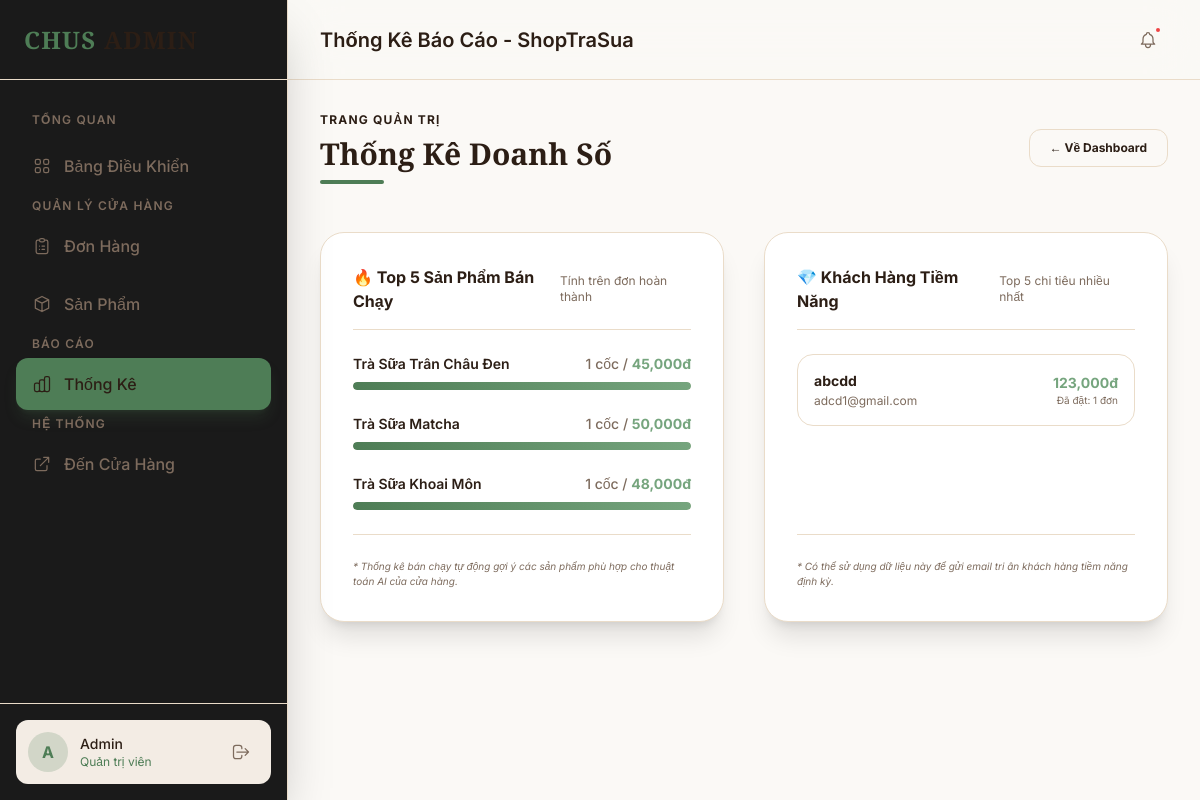
Screenshot of /admin/index.php?action=stats (signed in) with the database file from the repository.
### tables this page shows
CREATE TABLE `products` (
  `id` int(11) NOT NULL AUTO_INCREMENT,
  `category_id` int(11) NOT NULL,
  `name` varchar(200) NOT NULL,
  `slug` varchar(200) NOT NULL,
  `description` text DEFAULT NULL,
  `price` int(11) NOT NULL DEFAULT 0,
  `price_large` int(11) NOT NULL DEFAULT 0,
  `image` varchar(255) DEFAULT NULL,
  `stock_quantity` int(11) NOT NULL DEFAULT 100,
  `is_featured` tinyint(1) DEFAULT 0,
  `is_new` tinyint(1) DEFAULT 0,
  `created_at` timestamp NOT NULL DEFAULT current_timestamp(),
  PRIMARY KEY (`id`),
  KEY `category_id` (`category_id`),
  CONSTRAINT `products_ibfk_1` FOREIGN KEY (`category_id`) REFERENCES `categories` (`id`) ON DELETE CASCADE
);

CREATE TABLE `users` (
  `id` int(11) NOT NULL AUTO_INCREMENT,
  `name` varchar(100) NOT NULL,
  `email` varchar(100) NOT NULL,
  `password` varchar(255) NOT NULL,
  `phone` varchar(20) DEFAULT NULL,
  `role` varchar(20) DEFAULT 'user',
  `created_at` timestamp NOT NULL DEFAULT current_timestamp(),
  `points` int(11) DEFAULT 0,
  PRIMARY KEY (`id`),
  UNIQUE KEY `email` (`email`)
);

### admin/controllers/AdminController.php (called while the page is built, shortened)
<?php
class AdminController
{
    public function stats()
    {
        $orderModel = new Order();
        $bestSellers = $orderModel->getBestSellers(5);
        $topCustomers = $orderModel->getTopCustomers(5);
        require_once ROOT_PATH . 'admin/views/layouts/admin_header.php';
        require_once ROOT_PATH . 'admin/views/admin/stats.php';
        require_once ROOT_PATH . 'admin/views/layouts/admin_footer.php';
    }
}

### models/Database.php (called while the page is built, shortened)
<?php
class Database
{
    private static $instance = null;
    public static function getInstance()
    {
        if (self::$instance === null) {
            $config = require ROOT_PATH . 'config/database.php';
            $dsn = sprintf(
                'mysql:host=%s;dbname=%s;charset=%s',
                $config['host'],
                $config['dbname'],
                $config['charset']
            );
            try {
                self::$instance = new PDO(
                    $dsn,
                    $config['username'],
                    $config['password'],
                    $config['options']
                );
            } catch (PDOException $e) {
                die('Lỗi kết nối cơ sở dữ liệu: ' . $e->getMessage());
            }
        }
        return self::$instance;
    }
}

### models/Order.php (called while the page is built, shortened)
<?php
class Order
{
    private $db;
    public function __construct()
    {
        $this->db = Database::getInstance();
    }
    public function getBestSellers($limit = 5)
    {
        $sql = 'SELECT p.id, p.name, SUM(oi.quantity) AS total_sold, SUM(oi.quantity * oi.price) AS total_revenue
                FROM order_items oi
                JOIN products p ON oi.product_id = p.id
                JOIN orders o ON oi.order_id = o.id
                WHERE o.status = "completed"
                GROUP BY oi.product_id
                ORDER BY total_sold DESC
                LIMIT :limit';
        $stmt = $this->db->prepare($sql);
        $stmt->bindValue(':limit', (int)$limit, PDO::PARAM_INT);
        $stmt->execute();
        return $stmt->fetchAll();
    }
    public function getTopCustomers($limit = 5)
    {
        $sql = 'SELECT u.id, u.name, u.email, COUNT(o.id) AS total_orders, SUM(o.total_money) AS total_spent
                FROM orders o
                JOIN users u ON o.user_id = u.id
                WHERE o.status = "completed"
                GROUP BY o.user_id
                ORDER BY total_spent DESC
                LIMIT :limit';
        $stmt = $this->db->prepare($sql);
        $stmt->bindValue(':limit', (int)$limit, PDO::PARAM_INT);
        $stmt->execute();
        return $stmt->fetchAll();
    }
}

### admin/views/admin/stats.php (the view)
<div class="max-w-7xl mx-auto w-full">
    <div class="flex flex-col sm:flex-row sm:items-center sm:justify-between mb-12 gap-4 animate-fade-in-up">
        <div class="space-y-2">
            <h1 class="text-xs font-bold tracking-widest text-primary uppercase">Trang quản trị</h1>
            <p class="text-3xl font-playfair font-bold text-white">Thống Kê Doanh Số</p>
            <div class="w-16 h-1 bg-primary rounded-full"></div>
        </div>
        <a href="<?php echo $adminUrl; ?>action=index"
           class="px-5 py-2.5 border border-white/20 hover:border-white/50 text-white text-xs font-bold rounded-xl hover:bg-white/5 transition-all duration-300">
            ← Về Dashboard
        </a>
    </div>
    <div class="grid grid-cols-1 lg:grid-cols-2 gap-10 items-stretch">
        <div class="bg-card border border-white/5 rounded-3xl p-6 sm:p-8 space-y-6 shadow-xl flex flex-col justify-between animate-fade-in">
            <div class="space-y-6">
                <div class="flex items-center justify-between pb-4 border-b border-white/5">
                    <h2 class="text-base font-bold text-white">🔥 Top 5 Sản Phẩm Bán Chạy</h2>
                    <span class="text-xs text-text-gray">Tính trên đơn hoàn thành</span>
                </div>
                <div class="space-y-6">
                    <?php if (empty($bestSellers)): ?>
                        <p class="text-sm text-text-gray py-6 text-center">Chưa có dữ liệu thống kê sản phẩm bán chạy.</p>
                    <?php else: ?>
                        <?php
                        $maxSold = (int)$bestSellers[0]['total_sold'];
                        foreach ($bestSellers as $product):
                            $percent = $maxSold > 0 ? round(((int)$product['total_sold'] / $maxSold) * 100) : 0;
                        ?>
                            <div class="space-y-2">
                                <div class="flex justify-between items-center text-sm">
                                    <span class="font-semibold text-white"><?php echo htmlspecialchars($product['name']); ?></span>
                                    <span class="text-text-gray font-medium"><?php echo $product['total_sold']; ?> cốc / <strong class="text-primary-light"><?php echo number_format($product['total_revenue']); ?>đ</strong></span>
                                </div>
                                <div class="w-full h-2 bg-white/5 rounded-full overflow-hidden">
                                    <div class="h-full bg-gradient-to-r from-primary to-primary-light rounded-full transition-all duration-1000"
                                         style="width: <?php echo $percent; ?>%"></div>
                                </div>
                            </div>
                        <?php endforeach; ?>
                    <?php endif; ?>
                </div>
            </div>
            <div class="pt-6 border-t border-white/5 text-[10px] text-text-gray italic">
                * Thống kê bán chạy tự động gợi ý các sản phẩm phù hợp cho thuật toán AI của cửa hàng.
            </div>
        </div>
        <div class="bg-card border border-white/5 rounded-3xl p-6 sm:p-8 space-y-6 shadow-xl flex flex-col justify-between animate-fade-in" style="animation-delay: 100ms">
            <div class="space-y-6">
                <div class="flex items-center justify-between pb-4 border-b border-white/5">
                    <h2 class="text-base font-bold text-white">💎 Khách Hàng Tiềm Năng</h2>
                    <span class="text-xs text-text-gray">Top 5 chi tiêu nhiều nhất</span>
                </div>
                <div class="space-y-5">
                    <?php if (empty($topCustomers)): ?>
                        <p class="text-sm text-text-gray py-6 text-center">Chưa có dữ liệu khách hàng tiềm năng.</p>
                    <?php else: ?>
                        <?php foreach ($topCustomers as $customer): ?>
                            <div class="flex items-center justify-between bg-white/3 border border-white/5 p-4 rounded-2xl hover:border-primary/20 transition-all duration-300">
                                <div class="space-y-0.5">
                                    <span class="font-bold text-white text-sm block"><?php echo htmlspecialchars($customer['name']); ?></span>
                                    <span class="text-xs text-text-gray block"><?php echo htmlspecialchars($customer['email']); ?></span>
                                </div>
                                <div class="text-right">
                                    <span class="text-primary-light font-bold text-sm block"><?php echo number_format($customer['total_spent']); ?>đ</span>
                                    <span class="text-[10px] text-text-gray block">Đã đặt: <?php echo $customer['total_orders']; ?> đơn</span>
                                </div>
                            </div>
                        <?php endforeach; ?>
                    <?php endif; ?>
                </div>
            </div>
            <div class="pt-6 border-t border-white/5 text-[10px] text-text-gray italic">
                * Có thể sử dụng dữ liệu này để gửi email tri ân khách hàng tiềm năng định kỳ.
            </div>
        </div>
    </div>
</div>

### public/css/style.css (style rules this page uses)
:root { --primary: #4E7D56; --primary-rgb: 78, 125, 86; --primary-hover: #3E6344; --primary-hover-rgb: 62, 99, 68; --primary-light: #76A57E; --primary-light-rgb: 118, 165, 126; --bg-dark: #FBF9F6; --bg-dark-rgb: 251, 249, 246; --surface: #FFFFFF; --surface-rgb: 255, 255, 255; --card: #FFFFFF; --card-rgb: 255, 255, 255; --border: #EADCC9; --border-rgb: 234, 220, 201; --text: #2C1E15; --text-rgb: 44, 30, 21; --text-gray: #7D6B5D; --text-gray-rgb: 125, 107, 93; --text-light: #4A3C31; --text-light-rgb: 74, 60, 49; --transition-fast: 0.2s ease; --transition-base: 0.3s ease; --transition-slow: 0.6s ease; }
html { scroll-behavior: smooth; }
* { scrollbar-width: thin; scrollbar-color: rgba(78, 125, 86, 0.3) transparent; }
body { font-family: 'Inter', -apple-system, BlinkMacSystemFont, sans-serif; -webkit-font-smoothing: antialiased; -moz-osx-font-smoothing: grayscale; overflow-x: hidden; }
.font-playfair { font-family: 'Playfair Display', serif; }
.font-inter { font-family: 'Inter', sans-serif; }
body { background-color: var(--bg-dark); color: var(--text); }
html:not(.dark) body .text-white { color: var(--text) !important; }
html:not(.dark) body .border-white\/5, html:not(.dark) body .border-white\/10, html:not(.dark) body .border-white\/20, html:not(.dark) body .border-white\/30 { border-color: var(--border) !important; }
html:not(.dark) body .bg-white\/5, html:not(.dark) body .bg-white\/10, html:not(.dark) body .bg-white\/20 { background-color: #F3ECE4 !important; }
html:not(.dark) body h1, html:not(.dark) body h2, html:not(.dark) body h3, html:not(.dark) body h4, html:not(.dark) body h5, html:not(.dark) body h6 { color: var(--text) !important; }

### rows the page displays
products: name "Trà Sữa Trân Châu Đen", total_sold "1", total_revenue "45,000", $percent 100 (drawn)
products: name "Trà Sữa Matcha", total_sold "1", total_revenue "50,000", $percent 100 (drawn)
products: name "Trà Sữa Khoai Môn", total_sold "1", total_revenue "48,000", $percent 100 (drawn)
users: name "abcdd", email "adcd1@gmail.com", total_spent "123,000", total_orders "1"

### other values shown
substr($_SESSION['user_name'], 0, 1) "A"
$_SESSION['user_name'] "Admin"
$pageTitle "Thống Kê Báo Cáo - ShopTraSua"
